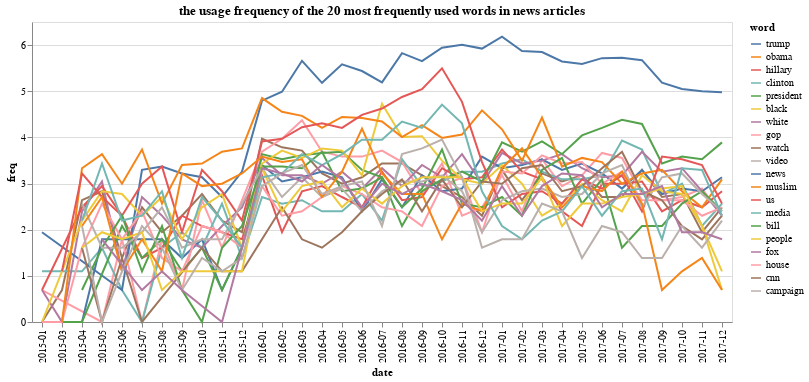

This figure's notebook cell:
### Code cell
alt.Chart(df).mark_line().encode(
    x='date',
    y='freq',
    color=alt.Color('word',sort=alt.EncodingSortField('freq', op='mean', order='descending')),
    tooltip=['word', 'freq']
).properties(title={
      "text": ["the usage frequency of the 20 most frequently used words in news articles"]})

### Figure 1 — Vega-Lite specification as saved in the notebook (floating-point values rounded to 4 significant figures; data arrays with more than 128 entries replaced by an {"elided": "..."} marker saying what was removed)
{"config": {"view": {"continuousWidth": 400, "continuousHeight": 300}}, "data": {"name": "data-f9609544654efa6bfae8e3e2c12a83d0"}, "mark": "line", "encoding": {"color": {"field": "word", "sort": {"field": "freq", "op": "mean", "order": "descending"}, "type": "nominal"}, "tooltip": [{"field": "word", "type": "nominal"}, {"field": "freq", "type": "quantitative"}], "x": {"field": "date", "type": "nominal"}, "y": {"field": "freq", "type": "quantitative"}}, "title": {"text": ["the usage frequency of the 20 most frequently used words in news articles"]}, "$schema": "https://vega.github.io/schema/vega-lite/v4.17.0.json", "datasets": {"data-f9609544654efa6bfae8e3e2c12a83d0": {"elided": "662 records"}}}
